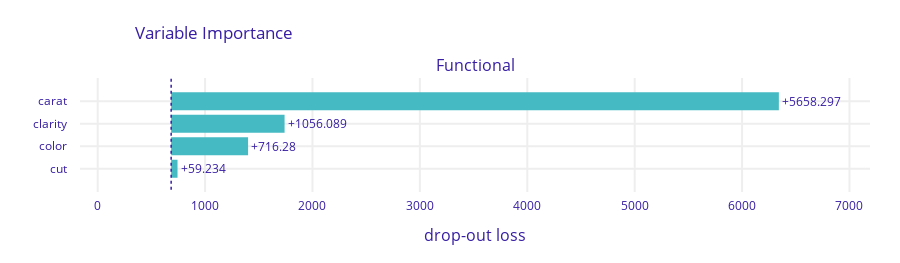

Here is the notebook cell this chart was saved with:
### Code cell
def pred_fun(m, X):
    return m.predict(preprocessor.transform(X), batch_size=1000).flatten()


exp = dx.Explainer(
    model,
    data=df_valid[ord_features + ["carat"]],
    y=y_valid,
    predict_function=pred_fun,
    verbose=False,
)

vi = exp.model_parts()
vi.plot()

### Figure 1 — Plotly figure (JSON) as saved in the notebook; plotly's stock layout.template omitted (floating-point values rounded to 4 significant figures)
{"data": [{"base": 684.0, "hoverinfo": "text", "hoverlabel": {"bgcolor": "rgba(0,0,0,0.8)"}, "hovertext": ["Model: Functional loss after<br>variable: carat is permuted: 6342.258<br>Drop-out loss change: +5658.297", "Model: Functional loss after<br>variable: clarity is permuted: 1740.05<br>Drop-out loss change: +1056.089", "Model: Functional loss after<br>variable: color is permuted: 1400.241<br>Drop-out loss change: +716.28", "Model: Functional loss after<br>variable: cut is permuted: 743.195<br>Drop-out loss change: +59.234"], "marker": {"color": "#46bac2"}, "orientation": "h", "showlegend": false, "text": ["+5658.297", "+1056.089", "+716.28", "+59.234"], "textposition": "outside", "type": "bar", "x": [5658.0, 1056.0, 716.3, 59.23], "xaxis": "x", "y": ["carat", "clarity", "color", "cut"], "yaxis": "y"}], "layout": {"annotations": [{"font": {"size": 16}, "showarrow": false, "text": "Functional", "x": 0.5, "xanchor": "center", "xref": "paper", "y": 1, "yanchor": "bottom", "yref": "paper"}, {"font": {"size": 16}, "showarrow": false, "text": "drop-out loss", "x": 0.5, "xanchor": "center", "xref": "paper", "y": 0, "yanchor": "top", "yref": "paper", "yshift": -30}], "font": {"color": "#371ea3"}, "height": 263, "margin": {"b": 71, "r": 30, "t": 78}, "shapes": [{"line": {"color": "#371ea3", "dash": "dot", "width": 1.5}, "type": "line", "x0": 684.0, "x1": 684.0, "xref": "x", "y0": -1, "y1": 4, "yref": "y"}], "title": {"text": "Variable Importance", "x": 0.15}, "xaxis": {"anchor": "y", "automargin": true, "domain": [0, 1], "fixedrange": true, "gridwidth": 2, "range": [-164.8, 7191.0], "tickcolor": "white", "ticklen": 3, "ticks": "outside", "type": "linear", "zeroline": false}, "yaxis": {"anchor": "x", "automargin": true, "autorange": "reversed", "domain": [0, 1], "fixedrange": true, "gridwidth": 2, "tickcolor": "white", "ticklen": 10, "ticks": "outside", "type": "category"}}}
